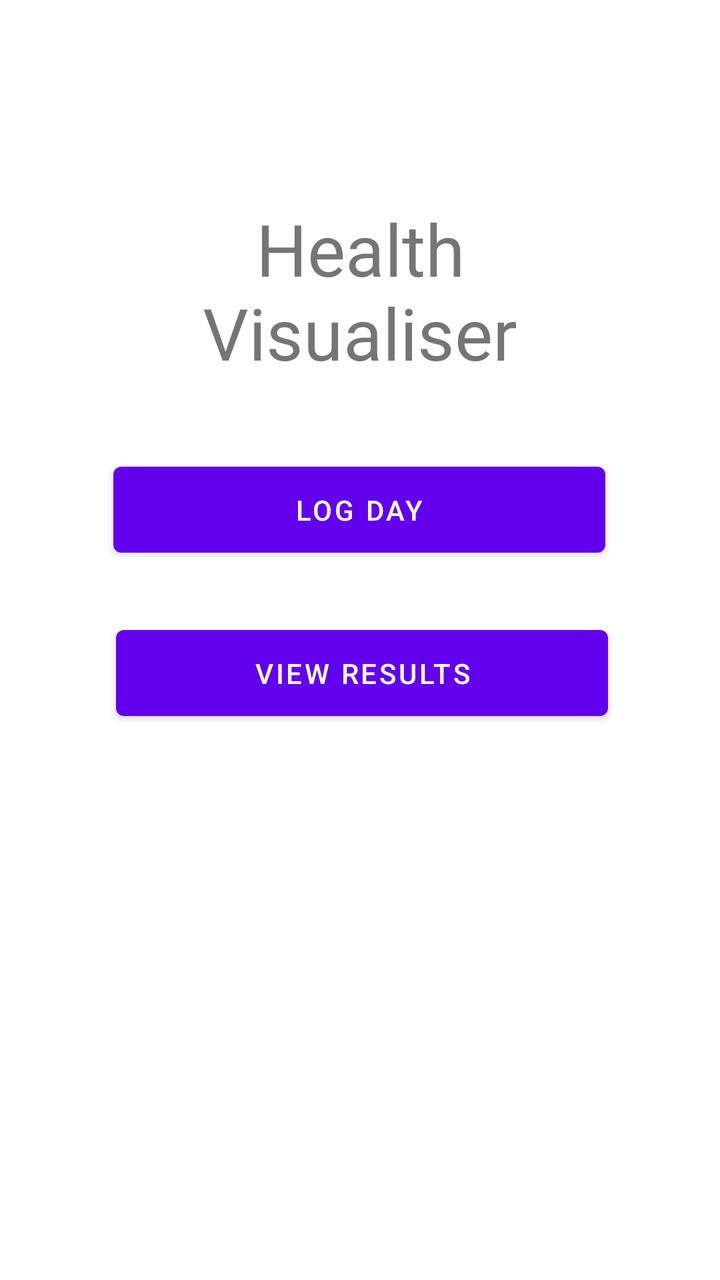
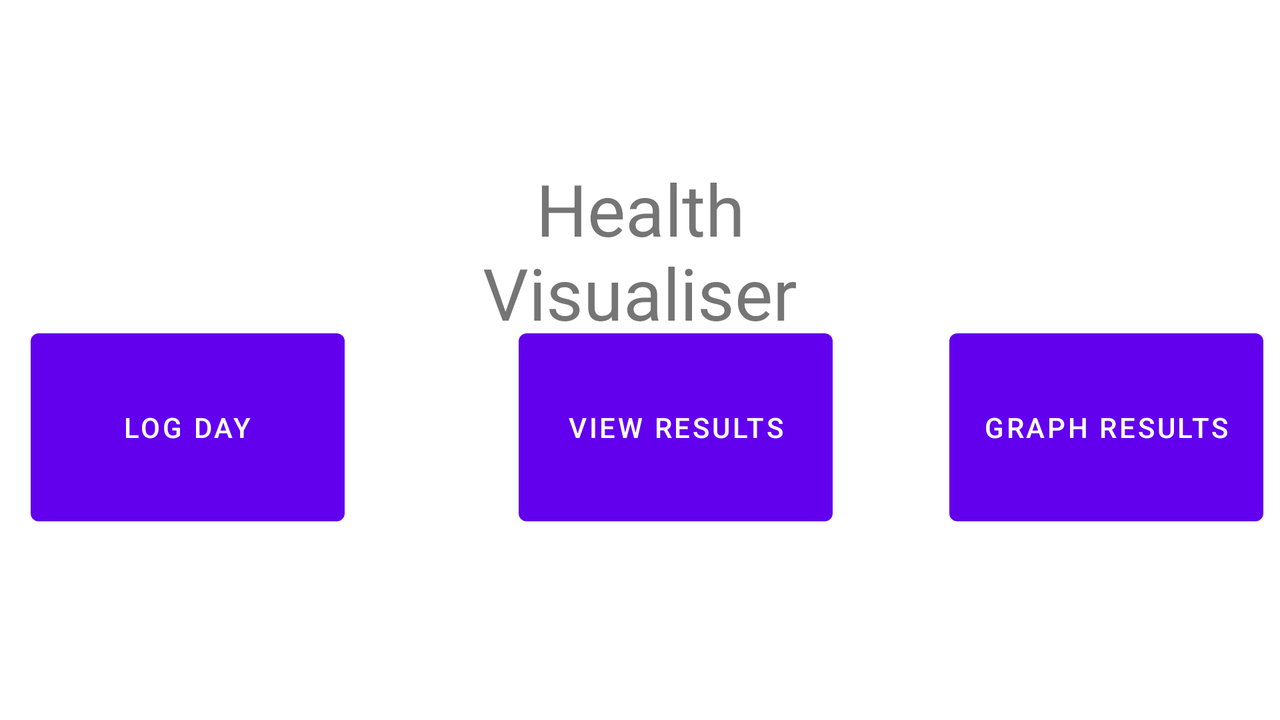

First picture: res/layout/ on a phone held upright. Second picture: the repository's own variant of that layout, on a device whose configuration matches the variant's folder. Source for both follows.
<!-- AndroidManifest.xml: application theme Theme.SENG440Assignment1 -->
<!-- res/layout/fragment_list.xml -->
<?xml version="1.0" encoding="utf-8"?>
<androidx.constraintlayout.widget.ConstraintLayout xmlns:android="http://schemas.android.com/apk/res/android"
    xmlns:app="http://schemas.android.com/apk/res-auto"
    xmlns:tools="http://schemas.android.com/tools"
    android:layout_width="match_parent"
    android:layout_height="match_parent"
    tools:context=".fragments.list.ListFragment">

    <Button
        android:id="@+id/logButton"
        android:layout_width="246dp"
        android:layout_height="55dp"
        android:text="Log Day"
        app:layout_constraintBottom_toBottomOf="parent"
        app:layout_constraintEnd_toEndOf="parent"
        app:layout_constraintHorizontal_bias="0.496"
        app:layout_constraintStart_toStartOf="parent"
        app:layout_constraintTop_toBottomOf="@+id/textView"
        app:layout_constraintVertical_bias="0.092" />

    <Button
        android:id="@+id/viewButton"
        android:layout_width="246dp"
        android:layout_height="55dp"
        android:text="View Results"
        app:layout_constraintBottom_toBottomOf="parent"
        app:layout_constraintEnd_toEndOf="parent"
        app:layout_constraintHorizontal_bias="0.509"
        app:layout_constraintStart_toStartOf="parent"
        app:layout_constraintTop_toBottomOf="@+id/logButton"
        app:layout_constraintVertical_bias="0.088" />

    <TextView
        android:id="@+id/textView"
        android:layout_width="244dp"
        android:layout_height="91dp"
        android:layout_marginStart="50dp"
        android:layout_marginTop="100dp"
        android:layout_marginEnd="50dp"
        android:text="Health Visualiser"
        android:textAlignment="center"
        android:textAllCaps="false"
        android:textSize="36sp"
        app:layout_constraintEnd_toEndOf="parent"
        app:layout_constraintStart_toStartOf="parent"
        app:layout_constraintTop_toTopOf="parent" />
</androidx.constraintlayout.widget.ConstraintLayout>
<!-- resources referenced by this layout -->
<resources>
  <style name="Theme.SENG440Assignment1" parent="Theme.MaterialComponents.DayNight.DarkActionBar">
          
          <item name="colorPrimary">@color/purple_500</item>
          <item name="colorPrimaryVariant">@color/purple_700</item>
          <item name="colorOnPrimary">@color/white</item>
          
          <item name="colorSecondary">@color/teal_200</item>
          <item name="colorSecondaryVariant">@color/teal_700</item>
          <item name="colorOnSecondary">@color/black</item>
          
          <item name="android:statusBarColor" tools:targetApi="l">?attr/colorPrimaryVariant</item>
          
      </style>
</resources>
<!-- res/layout-land/fragment_list.xml (the repository's variant of the layout above) -->
<!-- drawn on the phone turned sideways -->
<?xml version="1.0" encoding="utf-8"?>
<androidx.constraintlayout.widget.ConstraintLayout xmlns:android="http://schemas.android.com/apk/res/android"
    xmlns:app="http://schemas.android.com/apk/res-auto"
    xmlns:tools="http://schemas.android.com/tools"
    android:layout_width="match_parent"
    android:layout_height="match_parent"
    tools:context=".fragments.list.ListFragment">

    <Button
        android:id="@+id/logButton"
        android:layout_width="157dp"
        android:layout_height="106dp"
        android:layout_marginBottom="104dp"
        android:text="@string/log_day"
        app:layout_constraintBottom_toBottomOf="parent"
        app:layout_constraintEnd_toEndOf="parent"
        app:layout_constraintHorizontal_bias="0.032"
        app:layout_constraintStart_toStartOf="parent"
        app:layout_constraintTop_toBottomOf="@+id/textView" />

    <Button
        android:id="@+id/viewButton"
        android:layout_width="157dp"
        android:layout_height="106dp"
        android:layout_marginBottom="104dp"
        android:text="@string/view_results"
        app:layout_constraintBottom_toBottomOf="parent"
        app:layout_constraintEnd_toEndOf="parent"
        app:layout_constraintHorizontal_bias="0.28"
        app:layout_constraintStart_toEndOf="@+id/logButton"
        app:layout_constraintTop_toBottomOf="@+id/textView" />

    <Button
        android:id="@+id/graphButton"
        android:layout_width="157dp"
        android:layout_height="106dp"
        android:layout_marginBottom="104dp"
        android:text="@string/graph_results"
        app:layout_constraintBottom_toBottomOf="parent"
        app:layout_constraintEnd_toEndOf="parent"
        app:layout_constraintHorizontal_bias="0.876"
        app:layout_constraintStart_toEndOf="@+id/viewButton"
        app:layout_constraintTop_toBottomOf="@+id/textView" />

    <TextView
        android:id="@+id/textView"
        android:layout_width="244dp"
        android:layout_height="91dp"
        android:layout_marginStart="50dp"
        android:layout_marginTop="80dp"
        android:layout_marginEnd="50dp"
        android:text="@string/health_visualiser"
        android:textAlignment="center"
        android:textAllCaps="false"
        android:textSize="36sp"
        app:layout_constraintEnd_toEndOf="parent"
        app:layout_constraintStart_toStartOf="parent"
        app:layout_constraintTop_toTopOf="parent" />
</androidx.constraintlayout.widget.ConstraintLayout>
<!-- resources referenced by the variant -->
<!-- as the phone turned sideways resolves them -->
<resources>
  <string name="graph_results">Graph Results</string>
  <string name="health_visualiser">Health Visualiser</string>
  <string name="log_day">Log Day</string>
  <string name="view_results">View Results</string>
  <style name="Theme.SENG440Assignment1" parent="Theme.MaterialComponents.DayNight.DarkActionBar">
          
          <item name="colorPrimary">@color/purple_500</item>
          <item name="colorPrimaryVariant">@color/purple_700</item>
          <item name="colorOnPrimary">@color/white</item>
          
          <item name="colorSecondary">@color/teal_200</item>
          <item name="colorSecondaryVariant">@color/teal_700</item>
          <item name="colorOnSecondary">@color/black</item>
          
          <item name="android:statusBarColor" tools:targetApi="l">?attr/colorPrimaryVariant</item>
          
      </style>
</resources>
